Frame 1 (no input): blank canvas, image omitted
Frame 60 (no input): blank canvas, image omitted
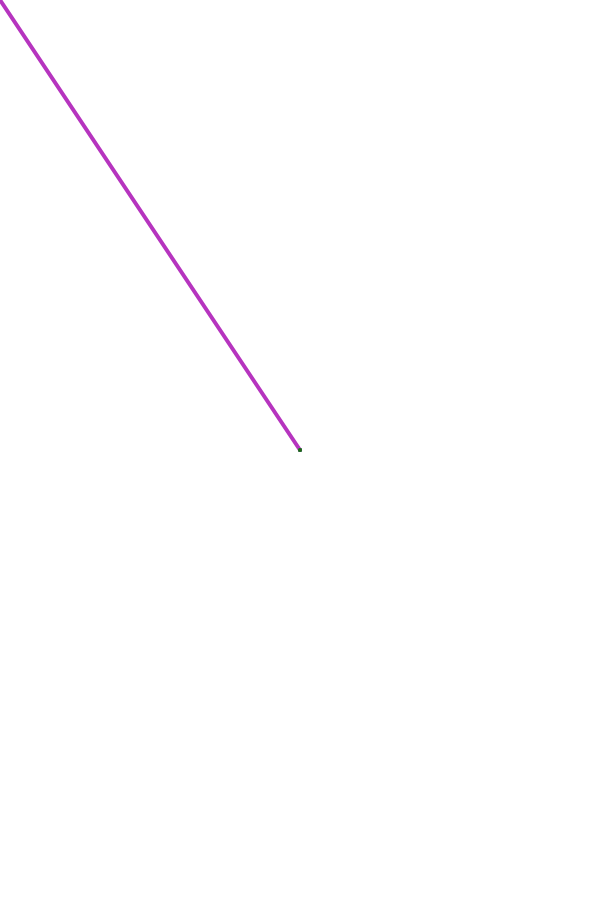
Frame 120 (the mouse pressed at the canvas centre since frame 60)

The p5.js sketch whose frames 1 and 60 were blank and that drew this single picture after the mouse press (run headless with seeded random() and noise() and a simulated clock; from frame 60 on, the mouse is pressed at the canvas centre):

// p5.js sketch
// ── sketch.js
function setup() {
    createCanvas(600,900);
    strokeWeight(4);
}

function draw() {
    // ellipse(mouseX,mouseY,20,20);

    if (mouseIsPressed) {
        setStroke();
        line(mouseX,mouseY,pmouseX, pmouseY);

    }


}

function setStroke() {
    var r = int(random(255));
    var g = int(random(255));
    var b = int(random(255));
    stroke(r,g,b);

}
